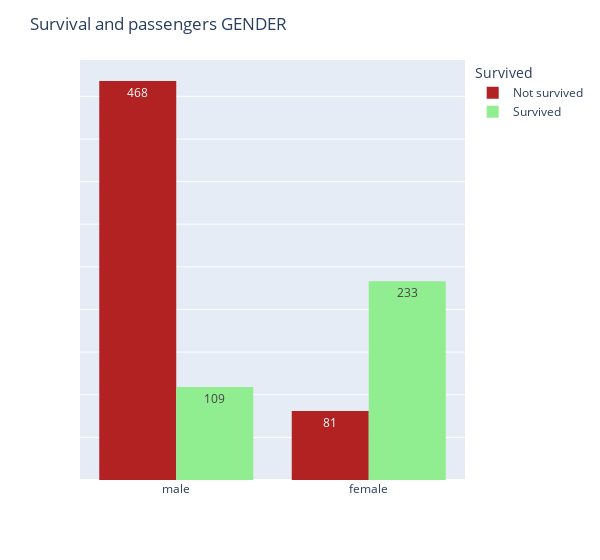

Write notebook code for a chart like this one.
### Markdown cell above
There is a small target label imbalance.

### Code cell
fig=px.histogram(df_viz, x='Sex',  barmode='group', color='Survived ', 
color_discrete_map={'Not survived':'firebrick', 'Survived':'lightgreen'},width=600, histfunc='count', text_auto=True) 
fig.update_layout( title='Survival and passengers GENDER', xaxis_title="", yaxis_title="")
fig.update_xaxes(type='category') # format x_axes type
fig.update_layout(yaxis={
    # "tickvals": [],
    # "ticktext": [],
    "showticklabels": False
})

### Figure 1 — Plotly figure (JSON) as saved in the notebook; plotly's stock layout.template omitted (floating-point values rounded to 4 significant figures; data arrays with more than 128 entries replaced by an {"elided": "..."} marker saying what was removed)
{"data": [{"alignmentgroup": "True", "bingroup": "x", "histfunc": "count", "hovertemplate": "Survived =Not survived<br>Sex=%{x}<br>count=%{y}<extra></extra>", "legendgroup": "Not survived", "marker": {"color": "firebrick", "pattern": {"shape": ""}}, "name": "Not survived", "offsetgroup": "Not survived", "orientation": "v", "showlegend": true, "texttemplate": "%{value}", "type": "histogram", "x": {"elided": "549 str values"}, "xaxis": "x", "yaxis": "y"}, {"alignmentgroup": "True", "bingroup": "x", "histfunc": "count", "hovertemplate": "Survived =Survived<br>Sex=%{x}<br>count=%{y}<extra></extra>", "legendgroup": "Survived", "marker": {"color": "lightgreen", "pattern": {"shape": ""}}, "name": "Survived", "offsetgroup": "Survived", "orientation": "v", "showlegend": true, "texttemplate": "%{value}", "type": "histogram", "x": {"elided": "342 str values"}, "xaxis": "x", "yaxis": "y"}], "layout": {"barmode": "group", "legend": {"title": {"text": "Survived "}, "tracegroupgap": 0}, "margin": {"t": 60}, "title": {"text": "Survival and passengers GENDER"}, "width": 600, "xaxis": {"anchor": "y", "domain": [0, 1], "title": {"text": ""}, "type": "category"}, "yaxis": {"anchor": "x", "domain": [0, 1], "showticklabels": false, "title": {"text": ""}}}}
